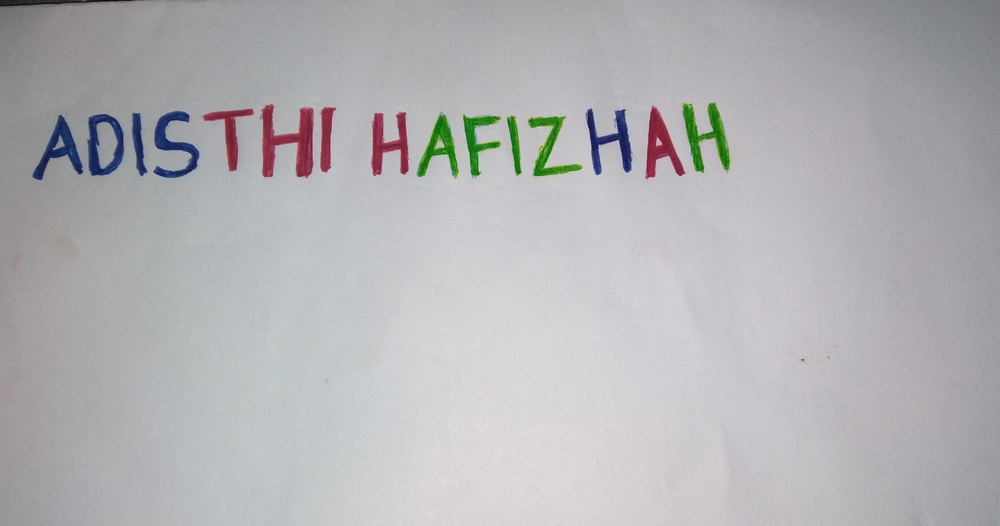
#> input picture nama7.jpg, 1000 x 526 px, shrunk from 3530 x 1856 before the run
$ jupyter execute ujianpengcit.ipynb
#> lines starting #> are read from the running program, lines starting #| are printed output that depends on the picture; after the words box and inside, x2 and y2 are one past the last pixel; in counts of white or black regions, pixels touching at a corner belong together
# Mengimport Library

[cell 1]
import cv2
import numpy as np
import matplotlib.pyplot as plt

# Mengimport Gambar

[cell 2]
img = cv2.imread("nama7.jpg")
#> img is the input picture: shape (526, 1000, 3); mean B, G, R 181.4, 178.3, 179.1

[cell 3]
img = cv2.cvtColor(img, cv2.COLOR_BGR2RGB)

# Mendeteksi warna menjadi 3 bagian

[cell 4]
red,green,blue = cv2.split(img)
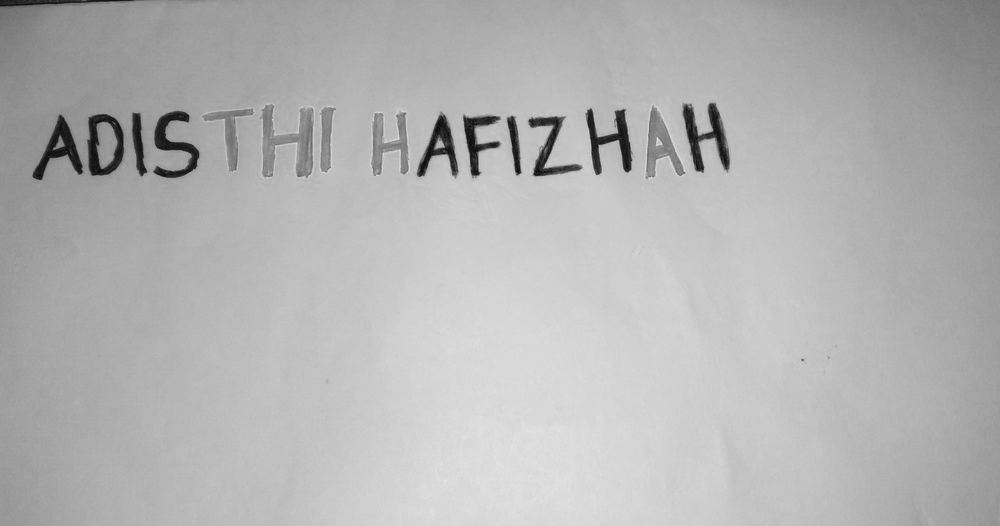
#> red: shape (526, 1000); min 8, max 234, mean 179.1
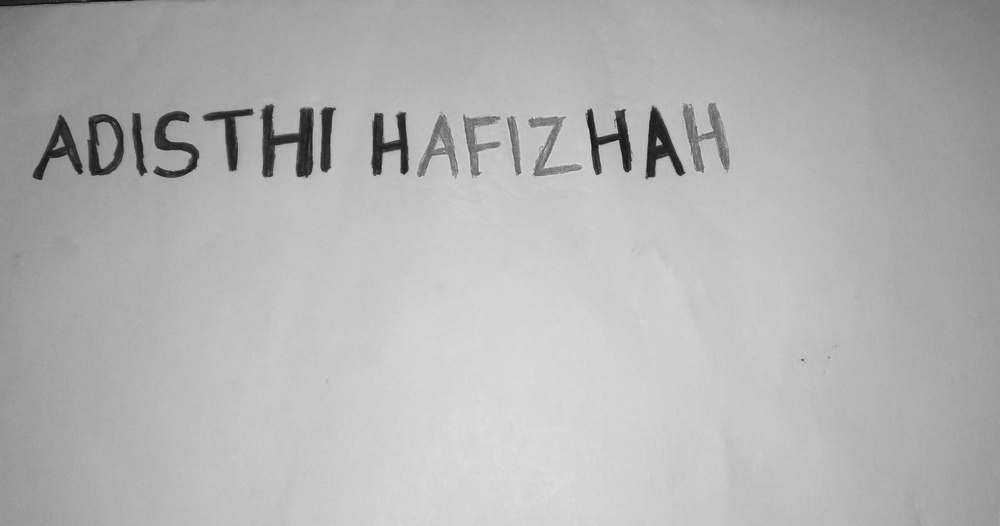
#> green: shape (526, 1000); min 10, max 228, mean 178.3
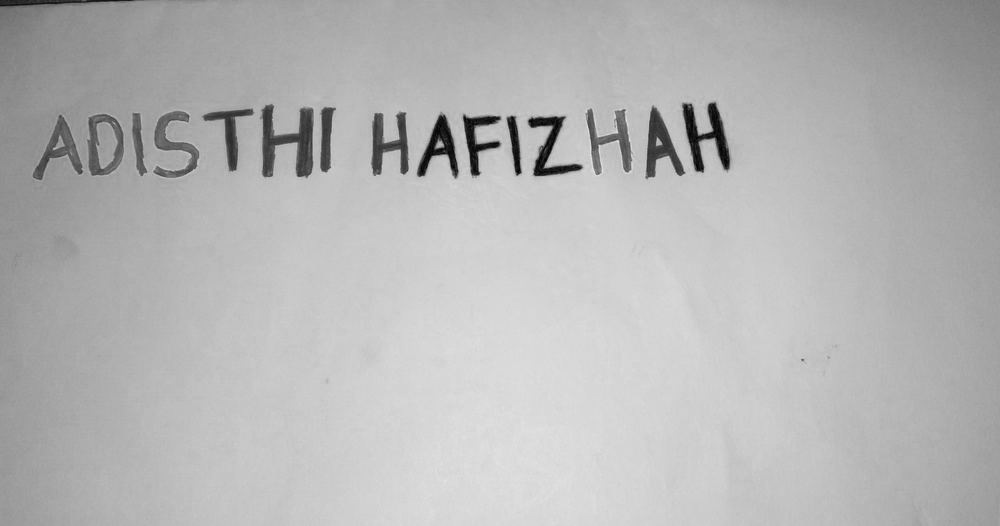
#> blue: shape (526, 1000); min 0, max 232, mean 181.4

# Menampilkan gambar yang dideteksi

[cell 5]
fig, axs = plt.subplots(4,2,figsize=(15,15))
axs[0,0].imshow(img)
axs[0,0].set_title("ASLI")

axs[1,0].imshow(blue, cmap="gray")
axs[1,0].set_title("BLUE")

axs[2,0].imshow(red, cmap="gray")
axs[2,0].set_title("RED")

axs[3,0].imshow(green, cmap="gray")
axs[3,0].set_title("GREEN")
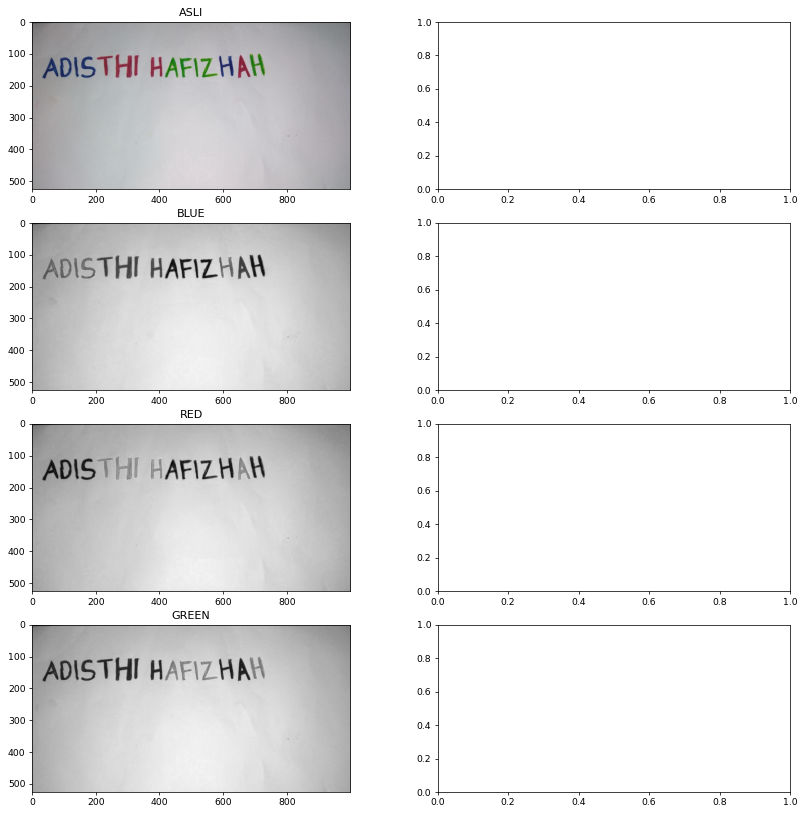
#> figure drawn by matplotlib, 4 panels

# Histogram

[cell 6]
histimg = cv2.calcHist([img],[0],None,[256],[0,256])
#> histimg = 256 values, max 8881 at index 170, min 0 at index 0, mean 2054.7
histRed = cv2.calcHist([red],[0],None,[256],[0,256])
#> histRed has the same summary as histimg
histGreen = cv2.calcHist([green],[0],None,[256],[0,256])
#> histGreen = 256 values, max 10927 at index 197, min 0 at index 0, mean 2054.7
histBlue = cv2.calcHist([blue],[0],None,[256],[0,256])
#> histBlue = 256 values, max 9240 at index 202, min 0 at index 229, mean 2054.7

[cell 7]
fig, axs = plt.subplots(2, 2, figsize=(15, 15))
axs[1,1].plot(histimg, color='black')
axs[1,1].set_title('Histogram Gambar Asli')

axs[0,0].plot(histRed, color='red')
axs[0,0].set_title('Histogram Komponen Merah')

axs[0,1].plot(histGreen, color='green')
axs[0,1].set_title('Histogram Komponen Hijau')

axs[1,0].plot(histBlue, color='blue')
axs[1,0].set_title('Histogram Komponen Biru')

plt.show()
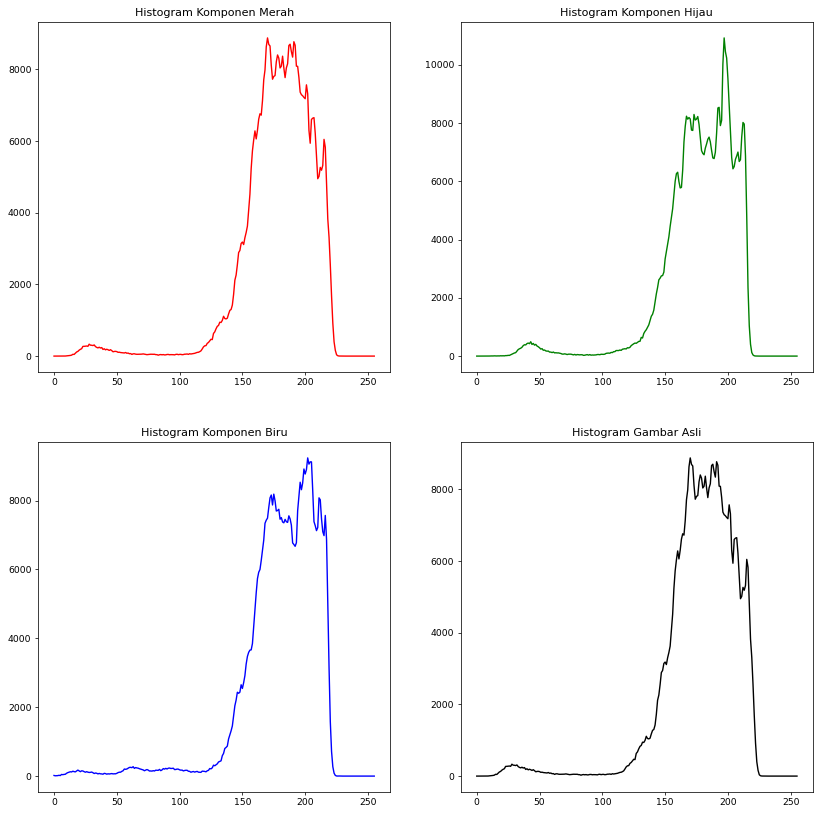
#> figure drawn by matplotlib, 4 panels; panel 1: curve peaks at x = 170, y = 8881; panel 2: curve peaks at x = 197, y = 10927; panel 3: curve peaks at x = 202, y = 9240; panel 4: curve peaks at x = 170, y = 8881

# Mencari Ambang Batas

[cell 8]
gray = cv2.cvtColor(img, cv2.COLOR_RGB2GRAY)
fig, axs = plt.subplots (2, 2, figsize=(15,15))

(thresh, binary1) = cv2.threshold(gray, 0, 0, cv2.THRESH_BINARY)
#> binary1: shape (526, 1000); every value is 0
axs[0,0].imshow(binary1, cmap = 'gray')
axs[0,0].set_title('NONE')

(thresh, binary2) = cv2.threshold(gray, 50, 255, cv2.THRESH_BINARY)
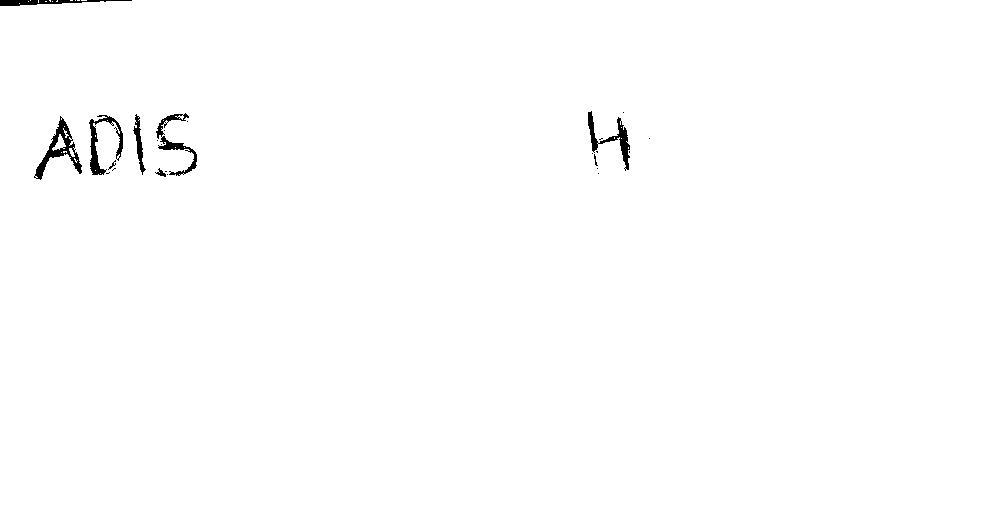
#> binary2: shape (526, 1000); 99.4% white; 25 black regions (17 under 20 px), largest, box (x1, y1, x2, y2) and area: (34, 116, 82, 180) 766, (89, 115, 123, 175) 608, (588, 111, 630, 171) 589
axs[0,1].imshow(binary2, cmap = 'binary')
axs[0,1].set_title('BLUE')

(thresh, binary3) = cv2.threshold(gray, 78, 255, cv2.THRESH_BINARY)
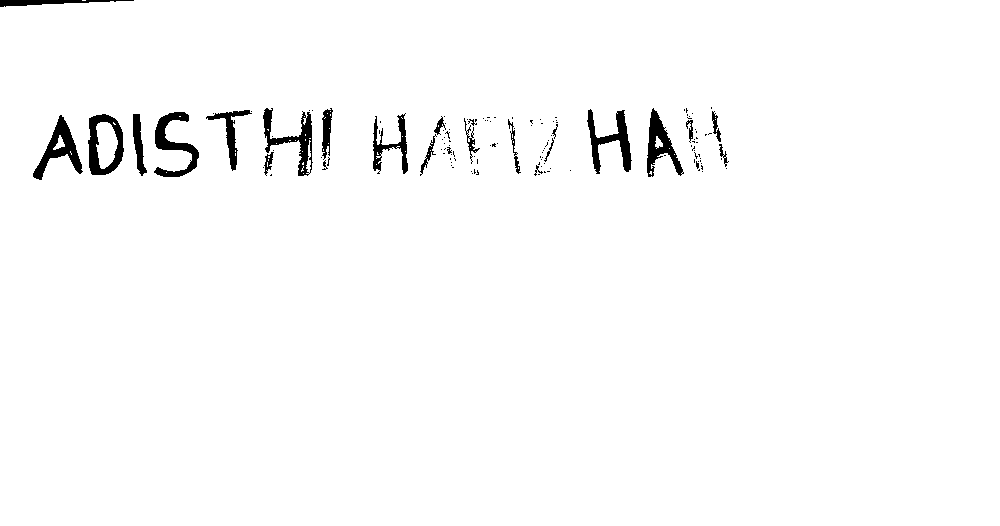
#> binary3: shape (526, 1000); 98.1% white; 133 black regions (108 under 20 px), largest, box (x1, y1, x2, y2) and area: (154, 112, 199, 177) 1071, (33, 115, 83, 180) 1062, (88, 114, 124, 175) 1052
axs[1,0].imshow(binary3, cmap = 'binary')
axs[1,0].set_title('RED-BLUE')

(thresh, binary4) = cv2.threshold(gray, 100, 255, cv2.THRESH_BINARY)
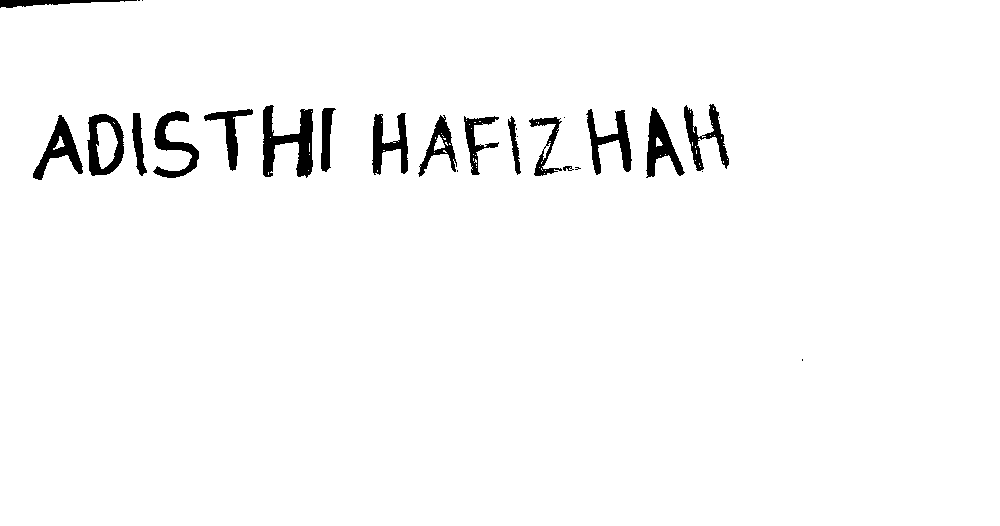
#> binary4: shape (526, 1000); 97.3% white; 27 black regions (10 under 20 px), largest, box (x1, y1, x2, y2) and area: (263, 105, 313, 178) 1789, (646, 107, 685, 178) 1164, (153, 111, 199, 178) 1163
axs[1,1].imshow(binary4, cmap = 'binary')
axs[1,1].set_title('RED-GREEN-BLUE')

$ run again, with WhatsApp Image 2024-05-11 at 18.12.44_4fe22489.jpg copied over nama7.jpg
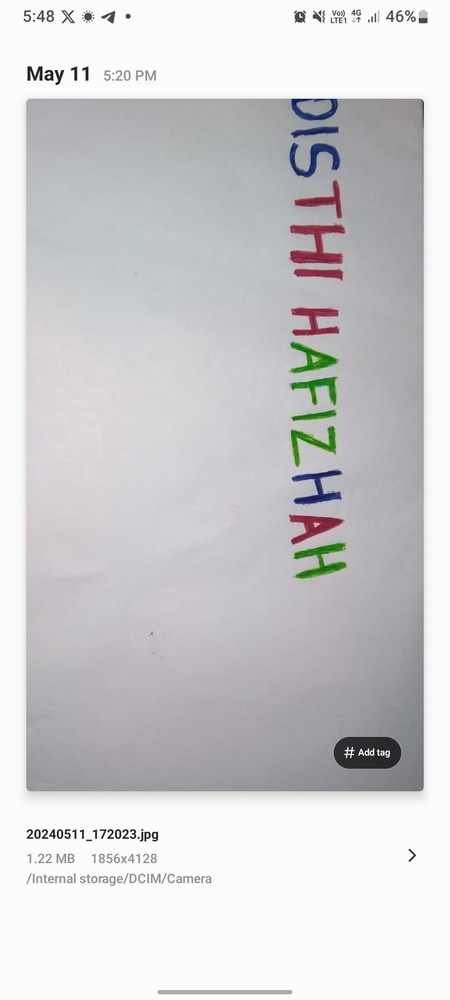
#> input picture WhatsApp Image 2024-05-11 at 18.12.44_4fe22489.jpg, 450 x 1000 px, shrunk from 720 x 1600 before the run
#> img is the input picture: shape (1000, 450, 3); mean B, G, R 208.5, 206.3, 206.9
#> histimg = 256 values, max 133857 at index 252, min 1 at index 1, mean 1757.8
#> histRed has the same summary as histimg
#> histGreen = 256 values, max 133864 at index 252, min 1 at index 1, mean 1757.8
#> histBlue = 256 values, max 133798 at index 252, min 5 at index 0, mean 1757.8
#> binary1: shape (1000, 450); every value is 0
#> `(thresh, binary2) = cv2.threshold(gray, 50, 255, cv2.THRESH_BINARY)`:
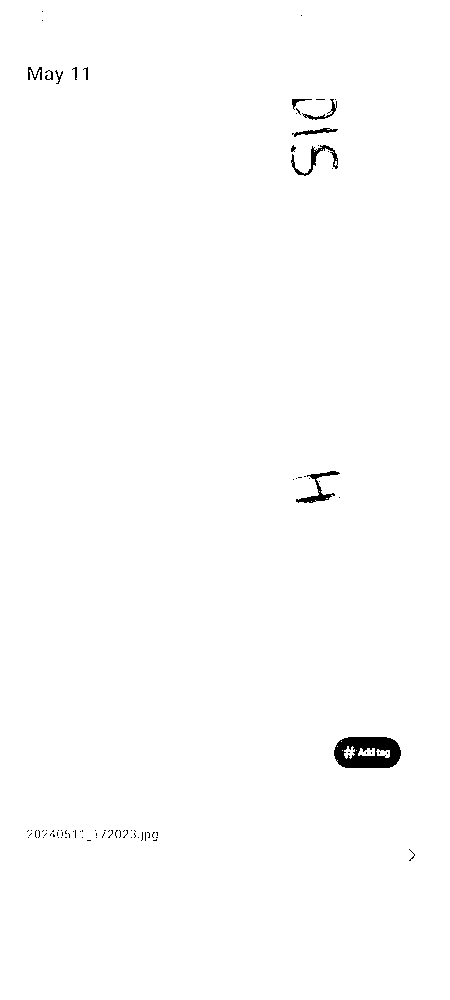
#> binary2: shape (1000, 450); 99.3% white; 86 black regions (74 under 20 px), largest, box (x1, y1, x2, y2) and area: (334, 737, 401, 768) 1568, (296, 471, 340, 503) 343, (291, 145, 338, 176) 314
#> binary3: shape (1000, 450); 98.4% white; 173 black regions (137 under 20 px), largest, box (x1, y1, x2, y2) and area: (334, 737, 401, 769) 1685, (290, 143, 340, 177) 591, (292, 471, 341, 504) 583
#> `(thresh, binary4) = cv2.threshold(gray, 100, 255, cv2.THRESH_BINARY)`:
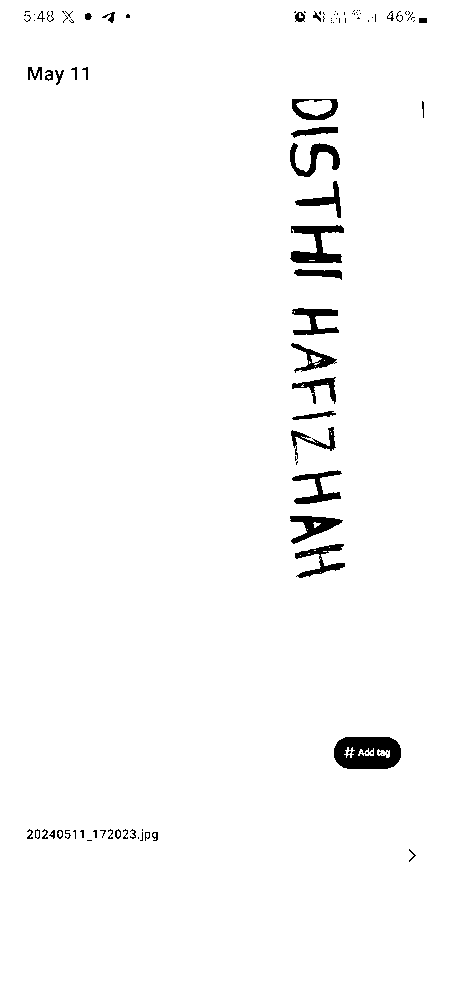
#> binary4: shape (1000, 450); 97.8% white; 102 black regions (59 under 20 px), largest, box (x1, y1, x2, y2) and area: (334, 737, 401, 769) 1724, (290, 225, 344, 263) 995, (290, 143, 340, 177) 657
